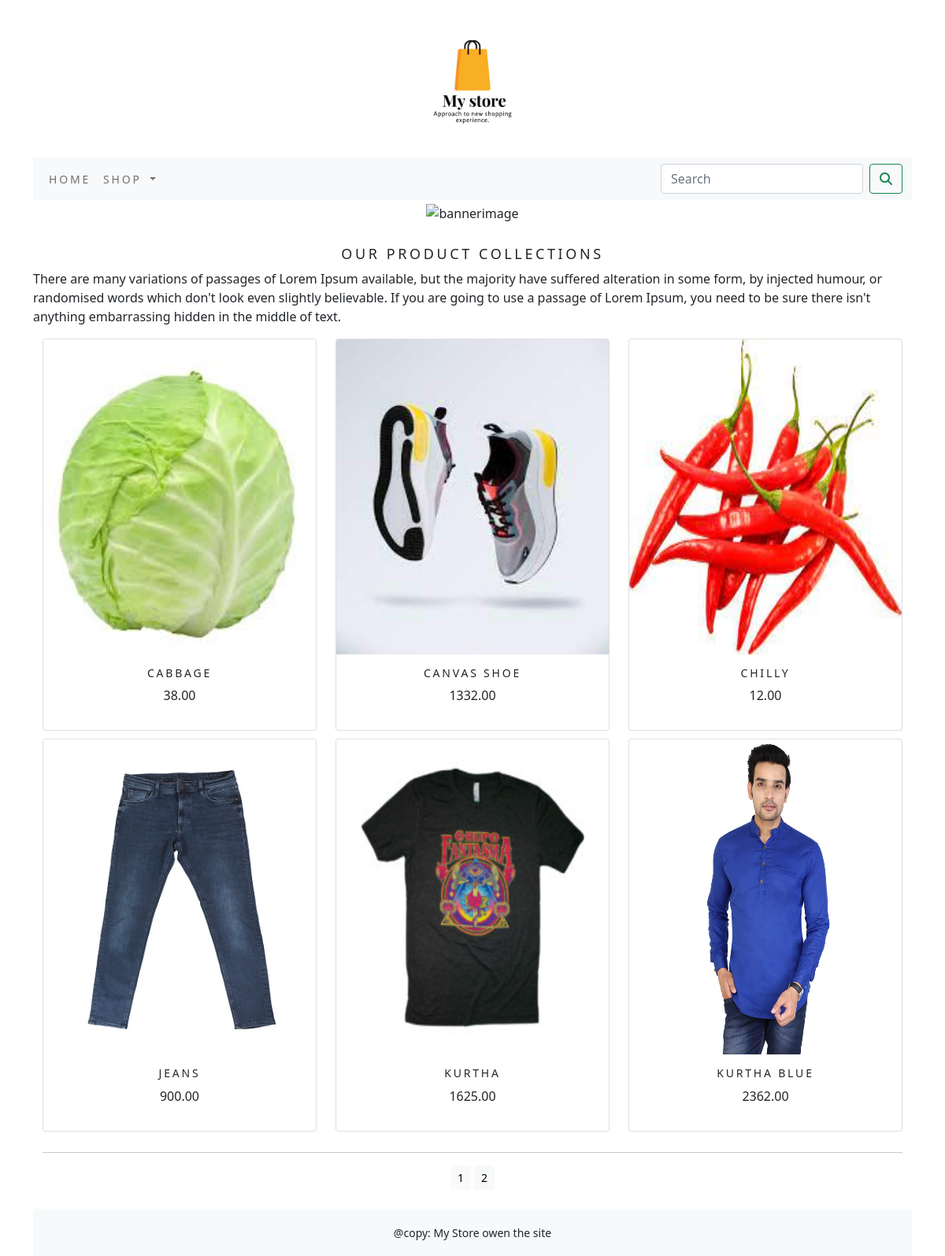
The app's page /shop/ with its own data.
### shop/models.py (models this page shows, shortened)
class Product(models.Model):
    name = models.CharField(max_length=250, unique=True)
    slug = models.SlugField(max_length=250, unique=True)
    description = models.TextField(blank=True)
    price = models.DecimalField(max_digits=10, decimal_places=2)
    category = models.ForeignKey(Category, on_delete=models.CASCADE)
    image = models.ImageField(upload_to='product', blank=True)
    stock = models.IntegerField()
    available = models.BooleanField(default=True)
    created = models.DateTimeField(auto_now_add=True)
    update = models.DateTimeField(auto_now=True)
    class Meta:
        ordering= ('name',)
        verbose_name='product'
        verbose_name_plural = 'products'
    def get_url(self):
        return reverse('shop:proCatDetail', args=[self.category.slug, self.slug])

### shop/views.py (the view)
# urls.py: path('', views.allproductCat, name='allproductCat'),
def allproductCat(request, c_slug=None):
    c_page = None
    products_list = None
    if c_slug != None:
        c_page = get_object_or_404(Category, slug=c_slug)
        products_list = Product.objects.all().filter(category=c_page, available=True)
    else:
        products_list = Product.objects.all().filter(available=True)
    paginator = Paginator(products_list, 6)
    try:
        page = int(request.GET.get('page', '1'))
    except:
        page = 1
    try:
        products = paginator.page(page)
    except (EmptyPage, InvalidPage):
        products = paginator.page(paginator.num_pages)
    return render(request, "category.html", {'category': c_page, 'products': products})

### cart/context_processors.py (called while the page is built)
def counter(request):
    item_count = 0
    if 'admin' in request.path:
         return {}
    else:
        try:
            cart = Cart.objects.filter(cart_id=_cart_id(request))
            cart_items = CartItems.objects.all().filter(cart=cart[:1])
            for cart_item in cart_items:
                item_count += cart_item.quantity
        except Cart.DoesNotExist:
            item_count = 0
    return dict(item_count=item_count)

### cart/views.py (called while the page is built)
def _cart_id(request):
    cart = request.session.session_key
    if not cart:
        cart = request.session.create()
    return cart

### shop/context_processors.py (called while the page is built)
def menu_links(request):
    links = Category.objects.all()
    return dict(links=links)

### shop/models.py (called while the page is built)
    def get_url(self):
        return reverse('shop:product_by_category', args=[self.slug])

### templates/category.html (shortened to what this page needs)
{% extends 'base.html' %}
{% load static %}
{% block content %}
<div class="mx_auto">
  {% if category %}
  <img class="my_image" src="{{category.image.url}}" alt="{{category.name}}">
</div>
  <br>
<div>
  <h1 class="text-center my_title">{{category.name}}</h1>
  <p class="text-justify">{{category.description}}</p>
</div>
  {% else %}
<div>
  <center>
    <img class="my_image my_image_padding" src="{% static 'img/banner.png' %}" alt="bannerimage" width="1250px;" height="450px;">
  </center>
</div>
  <br>
<div>
  <h1 class="text-center my_title">Our Product Collections</h1>
  <p class="text-justify">There are many variations of passages of Lorem Ipsum available, but the majority have suffered alteration in some form, by injected humour, or randomised words which don't look even slightly believable. If you are going to use a passage of Lorem Ipsum, you need to be sure there isn't anything embarrassing hidden in the middle of text.</p>
</div>
  {% endif %}
<div class="container">
  <div class="row mx_auto">
    {% for product in products.object_list %}
    <div class="my_bottom_margi col-9 col-sm-12 col-md-4 xol-lg-4">
      <div class="card text-center" style=" min-width:18rem;">
        <a href="{{product.get_url}}"><img class="card-img-top my_image" src="{{product.image.url}}" alt="{{product.name}}" height="400px;"></a>
        <div class="card-body">
          <h4>{{product.name}}</h4>
          <p>{{product.price}}</p>
        </div>
      </div>
    </div>
    {% endfor %}
  </div>
  <div class="max_auto">
      {% if products.paginator.num_pages > 1 %}
      <hr>
      <div class="text-center">
          {% for pg in products.paginator.page_range %}
              <a href="?page={{pg}}" class="btn btn-light btn-sm {% if products.number == pg %} active {% endif %}">{{pg}}</a>
          {% endfor %}
      </div>
      {% endif %}
  </div>
    <br>
</div>
{% endblock %}

### templates/base.html (shortened to what this page needs)
{% load static %}
<!DOCTYPE html>
<html lang="en">
<head>
            <link rel="stylesheet" href="{% static 'css/custom.css' %}">
            <link href="{% static 'css/bootstrap.min.css' %}" rel="stylesheet">
</head>
<body>
<div class="container">
{% include 'header.html' %}
{% include 'nav.html' %}
{% block content %}
{% endblock %}
</div>
{% include 'footer.html' %}
</body>
</html>

### templates/header.html
{% load static %}
<header>
  <center>
    <a href="{%url 'shop:allproductCat' %}"> <img src="{% static 'img/logo.png' %}" alt="logoimage" width="200px;" height="200px;"></a>
  </center>
</header>

### templates/nav.html (shortened to what this page needs)
<nav class="navbar navbar-expand-lg navbar-light bg-light">
  <div class="container-fluid">
    <div class="collapse navbar-collapse" id="navbarSupportedContent">
      <ul class="navbar-nav me-auto mb-2 mb-lg-0">
        <li class="nav-item">
          <a class="nav-link" href="{%url 'shop:allproductCat' %}">Home</a>
        </li>
        <li class="nav-item dropdown {% if 'shop' in request.path %} active {% endif %}">
          <a class="nav-link dropdown-toggle" href="#" id="navbarDropdown" role="button" data-bs-toggle="dropdown" aria-expanded="false">
            Shop
          </a>
        </li>
      </ul>
      <form class="d-flex" action="{% url 'search_app:searchResult' %}" method="get">
        <input class="form-control me-2" type="search" placeholder="Search" name="q" aria-label="Search">
        <button class="btn btn-outline-success" type="submit"><i class="fa fa-search"></i></button>
      </form>
    </div>
  </div>
</nav>

### templates/footer.html
<div class="footer navbar-fixed-bottom my_footer">
    <p class="text-center">@copy: My Store owen the site</p>
</div>

### static/css/custom.css (style rules this page uses)
.nav-item { letter-spacing : .2em; font-size : 14px; text-transform :uppercase; }
.my_footer { background-color:#f8f9fa; height:60px; }
.my_footer p { padding-top:20px; font-size:14px; text-align: center; }
.my_image { width:100%; text-transform:auto; }
.my_title { font-size:18px; text-transform:uppercase; letter-spacing:.2em; }
.my_image_padding { padding:5px; }
.my_bottom_margi { margin-bottom:10px; }
.card-body H4 { font-size:14px; text-transform:uppercase; letter-spacing:.2em; }

### records on screen
Product: image (picture), name "CABBAGE", price "38.00"
Product: image (picture), name "CANVAS SHOE", price "1332.00"
Product: image (picture), name "CHILLY", price "12.00"
Product: image (picture), name "JEANS", price "900.00"
Product: image (picture), name "KURTHA", price "1625.00"
Product: image (picture), name "KURTHA BLUE", price "2362.00"

### other values on screen
{{ pg }} "1" "2"
